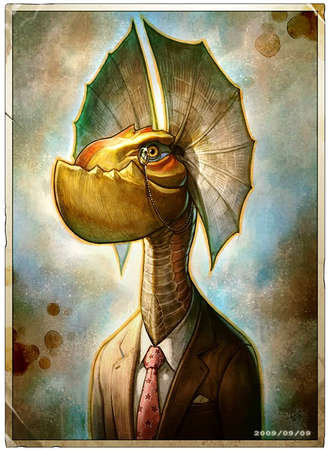
#> input picture Vision Artificial/Archivos/Yian_KutKu.jpg, 329 x 450 px, found by its file name
$ python threshold.py
#> lines starting #> are read from the running program, lines starting #| are printed output that depends on the picture; after the words box and inside, x2 and y2 are one past the last pixel; in counts of white or black regions, pixels touching at a corner belong together
import cv2
from matplotlib import pyplot as plt
import matplotlib.gridspec as gridspec

img = cv2.imread('Vision Artificial\Archivos\Yian_KutKu.jpg', 0)  # Leemos la imagen en escala de grises
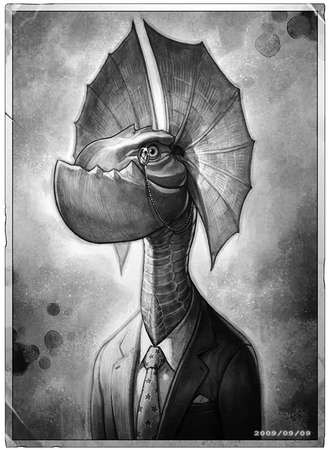
#> img: shape (450, 329); min 0, max 255, mean 133.7
_, thresh1 = cv2.threshold(img, 100, 255, cv2.THRESH_BINARY)  # Umbralizacion con operador binario
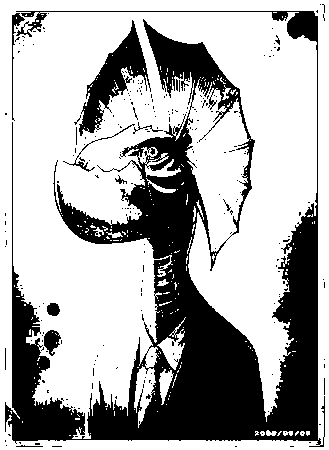
#> thresh1: shape (450, 329); 67.3% white; 243 black regions (230 under 20 px), largest, box (x1, y1, x2, y2) and area: (5, 11, 325, 447) 44076, (79, 20, 151, 136) 2697, (44, 330, 61, 356) 273
_, thresh2 = cv2.threshold(img, 100, 255, cv2.THRESH_BINARY_INV)  # Umbralizacion con operador binario inverso
_, thresh3 = cv2.threshold(img, 100, 255, cv2.THRESH_TRUNC)  # Umbralizacion con operador de truncado
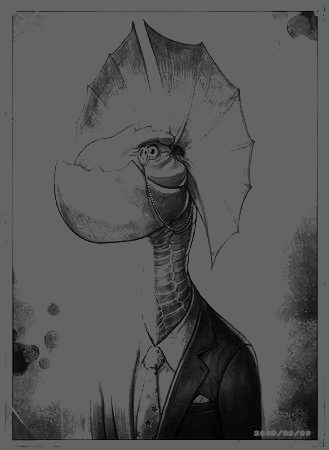
#> thresh3: shape (450, 329); min 0, max 100, mean 85.4
_, thresh4 = cv2.threshold(img, 100, 255, cv2.THRESH_TOZERO)  # Umbralizacion con operador de tozero
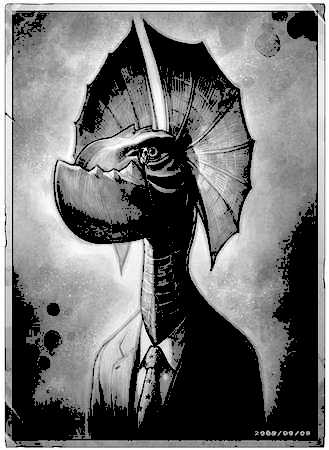
#> thresh4: shape (450, 329); min 0, max 255, mean 115.6
_, thresh5 = cv2.threshold(img, 100, 255, cv2.THRESH_TOZERO_INV)  # Umbralizacion con operador de tozero inverso
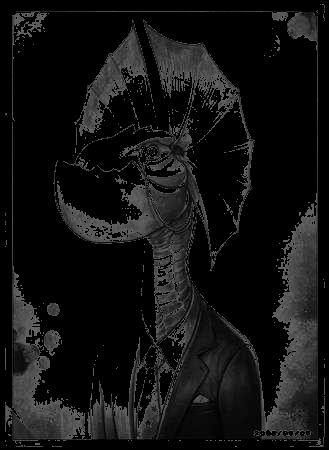
#> thresh5: shape (450, 329); min 0, max 100, mean 18.1
grayFiltered = cv2.inRange(img, 100, 155)  # Filtrado en rango
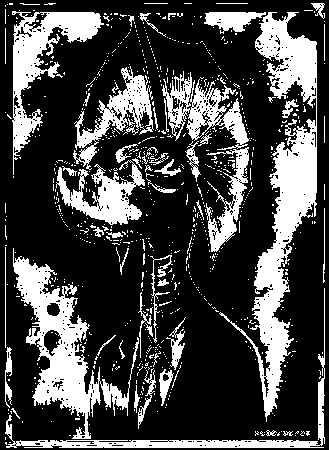
#> grayFiltered: shape (450, 329); 27.2% white; 809 white regions (750 under 20 px), largest, box (x1, y1, x2, y2) and area: (219, 12, 317, 422) 10808, (13, 248, 139, 439) 6605, (12, 11, 104, 175) 4207

cv2.imshow('Img', img)
cv2.imshow('Binary1', grayFiltered)
cv2.waitKey(0)
cv2.destroyAllWindows()

gs = gridspec.GridSpec(3, 3)  # Creamos un grid de 3x3 con matplotlib
plt.subplot(gs[0, 0]), plt.imshow(img, 'gray')  # Graficamos la imagen
plt.title('Imagen original')  # Damos un titulo a la imagen
plt.subplot(gs[0, 1]), plt.imshow(thresh1, 'gray')  # operador binario
plt.title('Imagen umbral binaria')
plt.subplot(gs[0, 2]), plt.imshow(thresh2, 'gray')  # operador binario inverso
plt.title('Imagen binaria inversa')
plt.subplot(gs[1, 0]), plt.imshow(grayFiltered, 'gray')  # operador truncado
plt.title('Imagen umbral')
plt.subplot(gs[2, 0]), plt.imshow(thresh3, 'gray')  # operador truncado
plt.title('Imagen truncada')
plt.subplot(gs[2, 1]), plt.imshow(thresh4, 'gray')  # operador tozero
plt.title('Imagen tozero')
plt.subplot(gs[2, 2]), plt.imshow(thresh5, 'gray')  # operador tozero inverso
plt.title('Imagen tozero inversa')
plt.show()  # Se plotean los graficos

# Fuente: Documentacion OpenCV

$ run again, with Vision Artificial/Archivos/IMG_20141203_095016.jpg copied over Vision Artificial/Archivos/Yian_KutKu.jpg
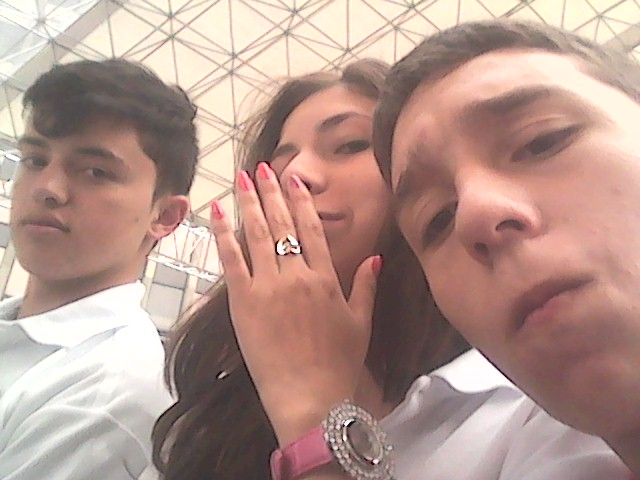
#> input picture Vision Artificial/Archivos/IMG_20141203_095016.jpg, 640 x 480 px, found by its file name
#> `_, thresh1 = cv2.threshold(img, 100, 255, cv2.THRESH_BINARY)`:
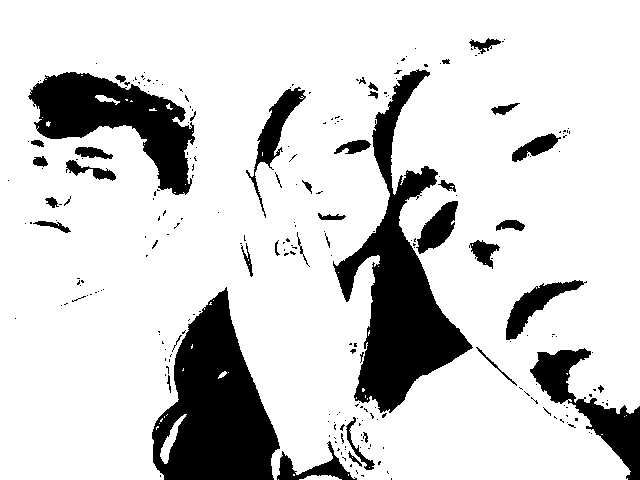
#> thresh1: shape (480, 640); 82.4% white; 251 black regions (210 under 20 px), largest, box (x1, y1, x2, y2) and area: (333, 69, 473, 413) 15611, (152, 287, 280, 480) 14582, (28, 72, 195, 195) 9123
#> `grayFiltered = cv2.inRange(img, 100, 155)`:
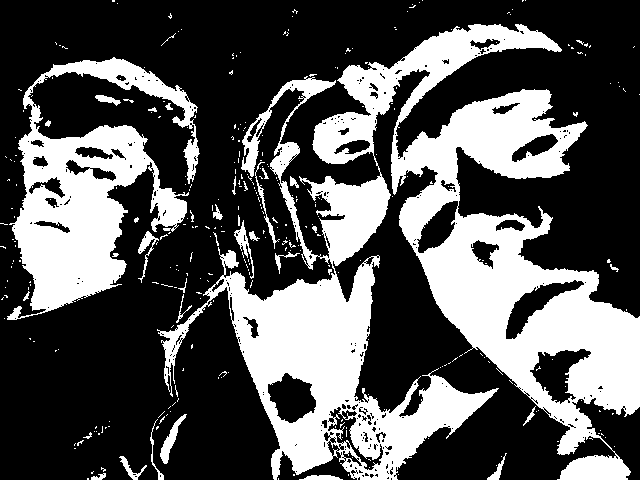
#> grayFiltered: shape (480, 640); 33.6% white; 328 white regions (294 under 20 px), largest, box (x1, y1, x2, y2) and area: (157, 24, 640, 480) 78687, (7, 57, 200, 320) 20829, (160, 414, 187, 464) 378
